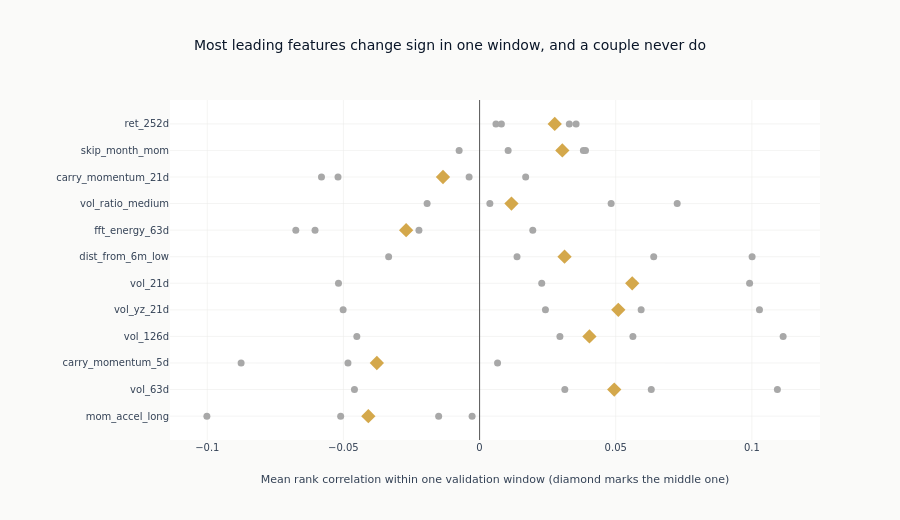

The notebook cell this image was saved under:
### Markdown cell above
### The same features, one window at a time

The average above is drawn over the whole span. This is the same quantity computed
inside each validation window separately: one dot per window, with the middle one
marked. A feature whose dots sit on one side of zero is one the average describes; a
feature whose dots straddle zero has an average that is a compromise between periods
that disagreed. The dots and the marker are produced by the same function the
sign-consistency screen reads, so the marked value is always the middle of the windows
drawn beside it.

### Code cell
fold_features = [f for f in eval_summary["feature"].to_list() if f in fold_stats][:FOLDS_SHOWN]
fig = go.Figure()
for feat in fold_features:
    per_fold = fold_mean_ics(ic_timeseries[feat])
    fig.add_trace(
        go.Scatter(
            x=per_fold,
            y=[feat] * len(per_fold),
            mode="markers",
            marker=dict(color=GRAY_FILLS["muted"], size=7),
            showlegend=False,
        )
    )
    fig.add_trace(
        go.Scatter(
            x=[fold_stats[feat]["median_fold_ic"]],
            y=[feat],
            mode="markers",
            marker=dict(color=COLORS["amber"], size=11, symbol="diamond"),
            showlegend=False,
        )
    )
fig.add_vline(x=0, line=dict(color=GRAY_FILLS["border"], width=1))
fig.update_layout(
    template="ml4t",
    height=520,
    width=900,
    title_text="Most leading features change sign in one window, and a couple never do",
    xaxis_title="Mean rank correlation within one validation window (diamond marks the middle one)",
    margin=dict(l=170),
)
show_plotly_with_alt(
    fig,
    "Dot plot with one row per leading feature. Each row shows the feature's mean rank "
    "correlation in each validation window as a small grey dot, with an amber diamond marking "
    "the middle window. A vertical rule marks zero. Most rows have dots on both sides of that "
    "rule, so the feature's direction reverses from one window to the next; only a couple of "
    "rows keep every dot on one side. Within a row the dots are spread across much of the "
    "chart's width, so the disagreement between windows is the dominant feature of the "
    "picture rather than the position of any one of them.",
)

### Figure 1 — Plotly figure (JSON) as saved in the notebook; plotly's stock layout.template omitted (floating-point values rounded to 4 significant figures)
{"data": [{"marker": {"color": "#a8a8a8", "size": 7}, "mode": "markers", "showlegend": false, "type": "scatter", "x": [-0.01502, -0.05101, -0.002735, -0.04085, -0.1001], "y": ["mom_accel_long", "mom_accel_long", "mom_accel_long", "mom_accel_long", "mom_accel_long"]}, {"marker": {"color": "#D4A84B", "size": 11, "symbol": "diamond"}, "mode": "markers", "showlegend": false, "type": "scatter", "x": [-0.04085], "y": ["mom_accel_long"]}, {"marker": {"color": "#a8a8a8", "size": 7}, "mode": "markers", "showlegend": false, "type": "scatter", "x": [-0.04595, 0.06306, 0.1094, 0.04946, 0.03132], "y": ["vol_63d", "vol_63d", "vol_63d", "vol_63d", "vol_63d"]}, {"marker": {"color": "#D4A84B", "size": 11, "symbol": "diamond"}, "mode": "markers", "showlegend": false, "type": "scatter", "x": [0.04946], "y": ["vol_63d"]}, {"marker": {"color": "#a8a8a8", "size": 7}, "mode": "markers", "showlegend": false, "type": "scatter", "x": [0.006609, -0.03772, -0.03715, -0.04833, -0.08758], "y": ["carry_momentum_5d", "carry_momentum_5d", "carry_momentum_5d", "carry_momentum_5d", "carry_momentum_5d"]}, {"marker": {"color": "#D4A84B", "size": 11, "symbol": "diamond"}, "mode": "markers", "showlegend": false, "type": "scatter", "x": [-0.03772], "y": ["carry_momentum_5d"]}, {"marker": {"color": "#a8a8a8", "size": 7}, "mode": "markers", "showlegend": false, "type": "scatter", "x": [-0.04508, 0.05631, 0.1115, 0.04035, 0.02951], "y": ["vol_126d", "vol_126d", "vol_126d", "vol_126d", "vol_126d"]}, {"marker": {"color": "#D4A84B", "size": 11, "symbol": "diamond"}, "mode": "markers", "showlegend": false, "type": "scatter", "x": [0.04035], "y": ["vol_126d"]}, {"marker": {"color": "#a8a8a8", "size": 7}, "mode": "markers", "showlegend": false, "type": "scatter", "x": [-0.05011, 0.05095, 0.1028, 0.05934, 0.0242], "y": ["vol_yz_21d", "vol_yz_21d", "vol_yz_21d", "vol_yz_21d", "vol_yz_21d"]}, {"marker": {"color": "#D4A84B", "size": 11, "symbol": "diamond"}, "mode": "markers", "showlegend": false, "type": "scatter", "x": [0.05095], "y": ["vol_yz_21d"]}, {"marker": {"color": "#a8a8a8", "size": 7}, "mode": "markers", "showlegend": false, "type": "scatter", "x": [-0.05181, 0.05606, 0.09918, 0.05664, 0.02283], "y": ["vol_21d", "vol_21d", "vol_21d", "vol_21d", "vol_21d"]}, {"marker": {"color": "#D4A84B", "size": 11, "symbol": "diamond"}, "mode": "markers", "showlegend": false, "type": "scatter", "x": [0.05606], "y": ["vol_21d"]}, {"marker": {"color": "#a8a8a8", "size": 7}, "mode": "markers", "showlegend": false, "type": "scatter", "x": [-0.03339, 0.01375, 0.1001, 0.06396, 0.03121], "y": ["dist_from_6m_low", "dist_from_6m_low", "dist_from_6m_low", "dist_from_6m_low", "dist_from_6m_low"]}, {"marker": {"color": "#D4A84B", "size": 11, "symbol": "diamond"}, "mode": "markers", "showlegend": false, "type": "scatter", "x": [0.03121], "y": ["dist_from_6m_low"]}, {"marker": {"color": "#a8a8a8", "size": 7}, "mode": "markers", "showlegend": false, "type": "scatter", "x": [-0.06042, 0.01954, -0.02226, -0.02696, -0.06749], "y": ["fft_energy_63d", "fft_energy_63d", "fft_energy_63d", "fft_energy_63d", "fft_energy_63d"]}, {"marker": {"color": "#D4A84B", "size": 11, "symbol": "diamond"}, "mode": "markers", "showlegend": false, "type": "scatter", "x": [-0.02696], "y": ["fft_energy_63d"]}, {"marker": {"color": "#a8a8a8", "size": 7}, "mode": "markers", "showlegend": false, "type": "scatter", "x": [0.003783, 0.07259, -0.01926, 0.04832, 0.01172], "y": ["vol_ratio_medium", "vol_ratio_medium", "vol_ratio_medium", "vol_ratio_medium", "vol_ratio_medium"]}, {"marker": {"color": "#D4A84B", "size": 11, "symbol": "diamond"}, "mode": "markers", "showlegend": false, "type": "scatter", "x": [0.01172], "y": ["vol_ratio_medium"]}, {"marker": {"color": "#a8a8a8", "size": 7}, "mode": "markers", "showlegend": false, "type": "scatter", "x": [0.01693, -0.003844, -0.05199, -0.05806, -0.01343], "y": ["carry_momentum_21d", "carry_momentum_21d", "carry_momentum_21d", "carry_momentum_21d", "carry_momentum_21d"]}, {"marker": {"color": "#D4A84B", "size": 11, "symbol": "diamond"}, "mode": "markers", "showlegend": false, "type": "scatter", "x": [-0.01343], "y": ["carry_momentum_21d"]}, {"marker": {"color": "#a8a8a8", "size": 7}, "mode": "markers", "showlegend": false, "type": "scatter", "x": [-0.007505, 0.03812, 0.0304, 0.01049, 0.03891], "y": ["skip_month_mom", "skip_month_mom", "skip_month_mom", "skip_month_mom", "skip_month_mom"]}, {"marker": {"color": "#D4A84B", "size": 11, "symbol": "diamond"}, "mode": "markers", "showlegend": false, "type": "scatter", "x": [0.0304], "y": ["skip_month_mom"]}, {"marker": {"color": "#a8a8a8", "size": 7}, "mode": "markers", "showlegend": false, "type": "scatter", "x": [0.006024, 0.03296, 0.03545, 0.008015, 0.02761], "y": ["ret_252d", "ret_252d", "ret_252d", "ret_252d", "ret_252d"]}, {"marker": {"color": "#D4A84B", "size": 11, "symbol": "diamond"}, "mode": "markers", "showlegend": false, "type": "scatter", "x": [0.02761], "y": ["ret_252d"]}], "layout": {"height": 520, "margin": {"l": 170}, "shapes": [{"line": {"color": "#666666", "width": 1}, "type": "line", "x0": 0, "x1": 0, "xref": "x", "y0": 0, "y1": 1, "yref": "y domain"}], "title": {"text": "Most leading features change sign in one window, and a couple never do"}, "width": 900, "xaxis": {"title": {"text": "Mean rank correlation within one validation window (diamond marks the middle one)"}}}}
